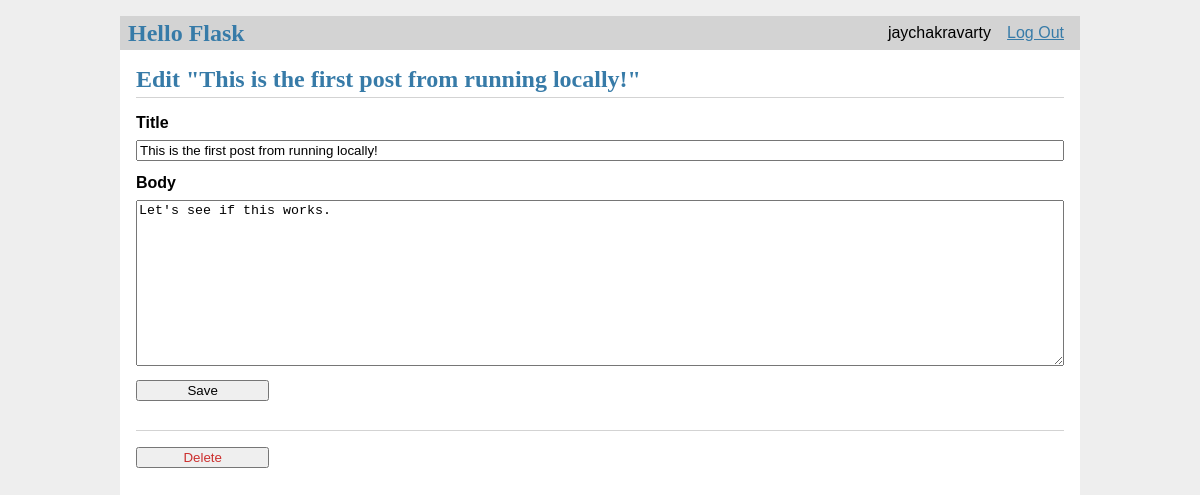
The page /12/update (signed in) on the database its author committed.
### tables this page shows
CREATE TABLE user (
  id INTEGER PRIMARY KEY AUTOINCREMENT,
  username TEXT UNIQUE NOT NULL,
  password TEXT NOT NULL
);

CREATE TABLE post (
  id INTEGER PRIMARY KEY AUTOINCREMENT,
  author_id INTEGER NOT NULL,
  created TIMESTAMP NOT NULL DEFAULT CURRENT_TIMESTAMP,
  title TEXT NOT NULL,
  body TEXT NOT NULL,
  FOREIGN KEY (author_id) REFERENCES user (id)
);

### app.py (the view, shortened to what this page needs)
@app.route('/<int:id>/update', methods=('GET', 'POST'))
@login_required
def update(id):
    post = get_post(id)
    return render_template('update.html', post=post)

### app.py (called while the page is built)
@app.after_request
def after_request(response):
    response.headers["Cache-Control"] = "no-cache, no-store, must-revalidate"
    response.headers["Expires"] = 0
    response.headers["Pragma"] = "no-cache"
    return response

def get_post(id, check_author=True):
    post = db.execute(
        'SELECT p.id, title, body, created, author_id, username'
        ' FROM post p JOIN user u ON p.author_id = u.id'
        ' WHERE p.id = ?',
        (id,)
    )
    return post

### helpers.py (called while the page is built)
def login_required(f):
    @wraps(f)
    def decorated_function(*args, **kwargs):
        if session.get("user_id") is None:
            return redirect("/login")
        return f(*args, **kwargs)
    return decorated_function

### templates/update.html
{% extends 'layout.html' %}
{% block header %}
  <h1>{% block title %}Edit "{{ post[0]['title'] }}"{% endblock %}</h1>
{% endblock %}
{% block content %}
  <form method="post">
    <label for="title">Title</label>
    <input name="title" id="title"
      value="{{ request.form['title'] or post[0]['title'] }}" required>
    <label for="body">Body</label>
    <textarea name="body" id="body">{{ request.form['body'] or post[0]['body'] }}</textarea>
    <input type="submit" value="Save">
  </form>
  <hr>
  <form action="{{ url_for('delete', id=post[0]['id']) }}" method="post">
    <input class="danger" type="submit" value="Delete" onclick="return confirm('Are you sure?');">
  </form>
{% endblock %}

### templates/layout.html (shortened to what this page needs)
<!DOCTYPE html>
<html lang="en">
  <head>
    <link rel="stylesheet" href="/static/styles.css">
  </head>
  <body>
    <nav>
      <h1>Hello Flask</h1>
      <ul>
        {% if session["user_id"] %}
          <li><span>{{ session['username'] }}</span>
          <li><a href="/logout">Log Out</a>
        {% else %}
          <li><a href="/register">Register</a>
          <li><a href="/login">Log In</a>
        {% endif %}
      </ul>
    </nav>
    <section class="content">
      <header>
        {% block header %}{% endblock %}
      </header>
      {% block content %}{% endblock %}
    </section>
  </body>
</html>

### static/styles.css (style rules this page uses)
html { font-family: sans-serif; background: #eee; padding: 1rem; }
body { max-width: 960px; margin: 0 auto; background: white; }
h1, h2, h3, h4, h5, h6 { font-family: serif; color: #377ba8; margin: 1rem 0; }
a { color: #377ba8; }
hr { border: none; border-top: 1px solid lightgray; }
nav { background: lightgray; display: flex; align-items: center; padding: 0 0.5rem; }
nav h1 { flex: auto; margin: 0; }
nav ul { display: flex; list-style: none; margin: 0; padding: 0; }
nav ul li a, nav ul li span, header .action { display: block; padding: 0.5rem; }
.content { padding: 0 1rem 1rem; }
.content > header { border-bottom: 1px solid lightgray; display: flex; align-items: flex-end; }
.content > header h1 { flex: auto; margin: 1rem 0 0.25rem 0; }
.content:last-child { margin-bottom: 0; }
.content form { margin: 1em 0; display: flex; flex-direction: column; }
.content label { font-weight: bold; margin-bottom: 0.5em; }
.content input, .content textarea { margin-bottom: 1em; }
.content textarea { min-height: 12em; resize: vertical; }
input.danger { color: #cc2f2e; }
input[type=submit] { align-self: start; min-width: 10em; }

### rows shown on the page
user: username "jaychakravarty"
post: title "This is the first post from running locally!", body "Let's see if this works."
